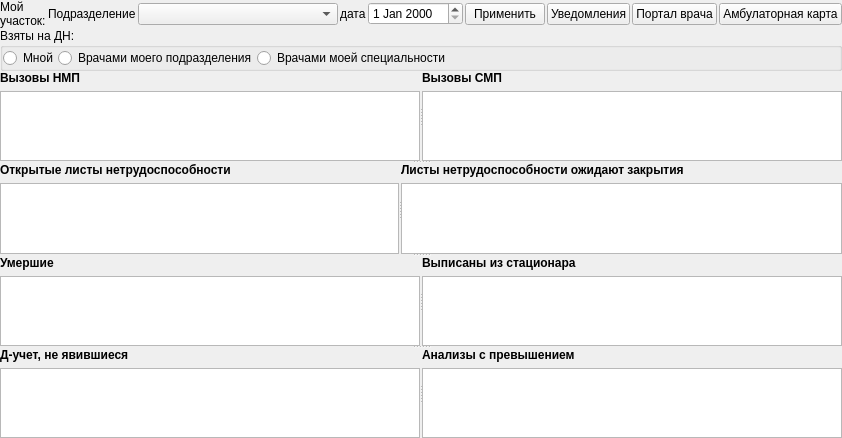
<?xml version="1.0" encoding="UTF-8"?>
<ui version="4.0">
 <class>MyDoctorArea</class>
 <widget class="QWidget" name="MyDoctorArea">
  <property name="geometry">
   <rect>
    <x>0</x>
    <y>0</y>
    <width>834</width>
    <height>438</height>
   </rect>
  </property>
  <property name="windowTitle">
   <string>Мой врачебный участок</string>
  </property>
  <layout class="QGridLayout" name="gridLayout">
   <property name="margin">
    <number>0</number>
   </property>
   <property name="spacing">
    <number>0</number>
   </property>
   <item row="0" column="0">
    <layout class="QHBoxLayout" name="horizontalLayout_3" stretch="2,0,0">
     <property name="spacing">
      <number>2</number>
     </property>
     <item>
      <widget class="QLabel" name="lblMyAreas">
       <property name="text">
        <string>Мой участок:</string>
       </property>
       <property name="wordWrap">
        <bool>true</bool>
       </property>
      </widget>
     </item>
     <item>
      <layout class="QHBoxLayout" name="horizontalLayout">
       <item>
        <spacer name="horizontalSpacer_3">
         <property name="orientation">
          <enum>Qt::Horizontal</enum>
         </property>
         <property name="sizeHint" stdset="0">
          <size>
           <width>40</width>
           <height>20</height>
          </size>
         </property>
        </spacer>
       </item>
       <item>
        <widget class="QLabel" name="lblOrgStructure">
         <property name="text">
          <string>Подразделение</string>
         </property>
         <property name="buddy">
          <cstring>cmbOrgStructure</cstring>
         </property>
        </widget>
       </item>
       <item>
        <widget class="CAreaComboBox" name="cmbOrgStructure">
         <property name="sizePolicy">
          <sizepolicy hsizetype="Preferred" vsizetype="Fixed">
           <horstretch>0</horstretch>
           <verstretch>0</verstretch>
          </sizepolicy>
         </property>
         <property name="minimumSize">
          <size>
           <width>200</width>
           <height>0</height>
          </size>
         </property>
         <property name="sizeAdjustPolicy">
          <enum>QComboBox::AdjustToContents</enum>
         </property>
        </widget>
       </item>
       <item>
        <widget class="QLabel" name="lblDate">
         <property name="text">
          <string>дата</string>
         </property>
        </widget>
       </item>
       <item>
        <widget class="CDateEdit" name="edtDate"/>
       </item>
       <item>
        <widget class="QPushButton" name="btnApply">
         <property name="text">
          <string>Применить</string>
         </property>
        </widget>
       </item>
       <item>
        <spacer name="horizontalSpacer_2">
         <property name="orientation">
          <enum>Qt::Horizontal</enum>
         </property>
         <property name="sizeHint" stdset="0">
          <size>
           <width>40</width>
           <height>20</height>
          </size>
         </property>
        </spacer>
       </item>
      </layout>
     </item>
     <item>
      <layout class="QHBoxLayout" name="horizontalLayout_2">
       <item>
        <widget class="QPushButton" name="btnNotifications">
         <property name="text">
          <string>Уведомления</string>
         </property>
        </widget>
       </item>
       <item>
        <widget class="QPushButton" name="btnDoctorPortal">
         <property name="text">
          <string>Портал врача</string>
         </property>
        </widget>
       </item>
       <item>
        <widget class="QPushButton" name="btnAmbulatoryCard">
         <property name="text">
          <string>Амбулаторная карта</string>
         </property>
        </widget>
       </item>
      </layout>
     </item>
    </layout>
   </item>
   <item row="1" column="0">
    <layout class="QHBoxLayout" name="horizontalLayout_Radio" stretch="0">
     <item>
      <widget class="QGroupBox" name="groupBox_Observed">
       <property name="title">
        <string>Взяты на ДН:</string>
       </property>
       <layout class="QHBoxLayout" name="horizontalLayout_4">
        <property name="spacing">
         <number>0</number>
        </property>
        <property name="margin">
         <number>0</number>
        </property>
        <item>
         <widget class="QRadioButton" name="chkMyObserved">
          <property name="text">
           <string>Мной</string>
          </property>
         </widget>
        </item>
        <item>
         <widget class="QRadioButton" name="chkOrgStrObserved">
          <property name="text">
           <string>Врачами моего подразделения</string>
          </property>
         </widget>
        </item>
        <item>
         <widget class="QRadioButton" name="chkSpecObserved">
          <property name="text">
           <string>Врачами моей специальности</string>
          </property>
         </widget>
        </item>
        <item>
         <spacer name="horizontalSpacer">
          <property name="orientation">
           <enum>Qt::Horizontal</enum>
          </property>
          <property name="sizeHint" stdset="0">
           <size>
            <width>40</width>
            <height>20</height>
           </size>
          </property>
         </spacer>
        </item>
       </layout>
      </widget>
     </item>
    </layout>
   </item>
   <item row="2" column="0">
    <widget class="QSplitter" name="splitter_5">
     <property name="orientation">
      <enum>Qt::Vertical</enum>
     </property>
     <property name="handleWidth">
      <number>2</number>
     </property>
     <widget class="QSplitter" name="splitter">
      <property name="orientation">
       <enum>Qt::Horizontal</enum>
      </property>
      <property name="handleWidth">
       <number>2</number>
      </property>
      <widget class="QWidget" name="layoutWidget">
       <layout class="QVBoxLayout" name="verticalLayout_2">
        <item>
         <widget class="QLabel" name="lblEmergency">
          <property name="font">
           <font>
            <weight>75</weight>
            <italic>false</italic>
            <bold>true</bold>
            <underline>false</underline>
            <kerning>true</kerning>
           </font>
          </property>
          <property name="text">
           <string>Вызовы НМП</string>
          </property>
          <property name="buddy">
           <cstring>tblEmergencyCalls</cstring>
          </property>
         </widget>
        </item>
        <item>
         <widget class="CInDocTableView" name="tblEmergencyCalls"/>
        </item>
       </layout>
      </widget>
      <widget class="QWidget" name="layoutWidget">
       <layout class="QVBoxLayout" name="verticalLayout">
        <item>
         <widget class="QLabel" name="lblAmbulance">
          <property name="font">
           <font>
            <weight>75</weight>
            <italic>false</italic>
            <bold>true</bold>
            <underline>false</underline>
            <kerning>true</kerning>
           </font>
          </property>
          <property name="text">
           <string>Вызовы СМП</string>
          </property>
          <property name="buddy">
           <cstring>tblAmbulanceCalls</cstring>
          </property>
         </widget>
        </item>
        <item>
         <widget class="CInDocTableView" name="tblAmbulanceCalls"/>
        </item>
       </layout>
      </widget>
     </widget>
     <widget class="QSplitter" name="splitter_2">
      <property name="orientation">
       <enum>Qt::Horizontal</enum>
      </property>
      <property name="handleWidth">
       <number>2</number>
      </property>
      <widget class="QWidget" name="layoutWidget">
       <layout class="QVBoxLayout" name="verticalLayout_3">
        <item>
         <widget class="QLabel" name="lblOpenedTempInvalidDocuments">
          <property name="font">
           <font>
            <weight>75</weight>
            <italic>false</italic>
            <bold>true</bold>
            <underline>false</underline>
            <kerning>true</kerning>
           </font>
          </property>
          <property name="text">
           <string>Открытые листы нетрудоспособности</string>
          </property>
          <property name="buddy">
           <cstring>tblOpenedTempInvalidDocuments</cstring>
          </property>
         </widget>
        </item>
        <item>
         <widget class="CInDocTableView" name="tblOpenedTempInvalidDocuments"/>
        </item>
       </layout>
      </widget>
      <widget class="QWidget" name="layoutWidget">
       <layout class="QVBoxLayout" name="verticalLayout_4">
        <item>
         <widget class="QLabel" name="lblForCloseTempInvalidDocuments">
          <property name="font">
           <font>
            <weight>75</weight>
            <italic>false</italic>
            <bold>true</bold>
            <underline>false</underline>
            <kerning>true</kerning>
           </font>
          </property>
          <property name="text">
           <string>Листы нетрудоспособности ожидают закрытия</string>
          </property>
          <property name="buddy">
           <cstring>tblForCloseTempInvalidDocuments</cstring>
          </property>
         </widget>
        </item>
        <item>
         <widget class="CInDocTableView" name="tblForCloseTempInvalidDocuments"/>
        </item>
       </layout>
      </widget>
     </widget>
     <widget class="QSplitter" name="splitter_3">
      <property name="orientation">
       <enum>Qt::Horizontal</enum>
      </property>
      <property name="handleWidth">
       <number>2</number>
      </property>
      <widget class="QWidget" name="layoutWidget">
       <layout class="QVBoxLayout" name="verticalLayout_5">
        <item>
         <widget class="QLabel" name="lblDeaths">
          <property name="font">
           <font>
            <weight>75</weight>
            <italic>false</italic>
            <bold>true</bold>
            <underline>false</underline>
            <kerning>true</kerning>
           </font>
          </property>
          <property name="text">
           <string>Умершие</string>
          </property>
          <property name="buddy">
           <cstring>tblDeaths</cstring>
          </property>
         </widget>
        </item>
        <item>
         <widget class="CInDocTableView" name="tblDeaths"/>
        </item>
       </layout>
      </widget>
      <widget class="QWidget" name="layoutWidget">
       <layout class="QVBoxLayout" name="verticalLayout_6">
        <item>
         <widget class="QLabel" name="lblLeavedStationary">
          <property name="font">
           <font>
            <weight>75</weight>
            <italic>false</italic>
            <bold>true</bold>
            <underline>false</underline>
            <kerning>true</kerning>
           </font>
          </property>
          <property name="text">
           <string>Выписаны из стационара</string>
          </property>
          <property name="buddy">
           <cstring>tblLeavedStationary</cstring>
          </property>
         </widget>
        </item>
        <item>
         <widget class="CInDocTableView" name="tblLeavedStationary"/>
        </item>
       </layout>
      </widget>
     </widget>
     <widget class="QSplitter" name="splitter_4">
      <property name="orientation">
       <enum>Qt::Horizontal</enum>
      </property>
      <property name="handleWidth">
       <number>2</number>
      </property>
      <widget class="QWidget" name="layoutWidget">
       <layout class="QVBoxLayout" name="verticalLayout_7">
        <item>
         <widget class="QLabel" name="lblDispansAbsent">
          <property name="font">
           <font>
            <weight>75</weight>
            <italic>false</italic>
            <bold>true</bold>
            <underline>false</underline>
            <kerning>true</kerning>
           </font>
          </property>
          <property name="text">
           <string>Д-учет, не явившиеся</string>
          </property>
          <property name="buddy">
           <cstring>tblDispansAbsent</cstring>
          </property>
         </widget>
        </item>
        <item>
         <widget class="CInDocTableView" name="tblDispansAbsent"/>
        </item>
       </layout>
      </widget>
      <widget class="QWidget" name="layoutWidget">
       <layout class="QVBoxLayout" name="verticalLayout_8">
        <item>
         <widget class="QLabel" name="lblBadTest">
          <property name="font">
           <font>
            <weight>75</weight>
            <italic>false</italic>
            <bold>true</bold>
            <underline>false</underline>
            <kerning>true</kerning>
           </font>
          </property>
          <property name="text">
           <string>Анализы с превышением</string>
          </property>
          <property name="buddy">
           <cstring>tblBadTest</cstring>
          </property>
         </widget>
        </item>
        <item>
         <widget class="CInDocTableView" name="tblBadTest"/>
        </item>
       </layout>
      </widget>
     </widget>
    </widget>
   </item>
  </layout>
 </widget>
 <customwidgets>
  <customwidget>
   <class>CDateEdit</class>
   <extends>QDateEdit</extends>
   <header>library/DateEdit.h</header>
  </customwidget>
  <customwidget>
   <class>CInDocTableView</class>
   <extends>QTableView</extends>
   <header>library/InDocTable</header>
  </customwidget>
  <customwidget>
   <class>CAreaComboBox</class>
   <extends>QComboBox</extends>
   <header>Orgs/OrgStructComboBoxes</header>
  </customwidget>
 </customwidgets>
 <resources/>
 <connections/>
</ui>
